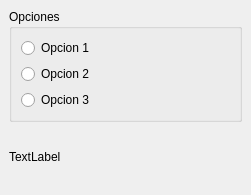
<?xml version="1.0" encoding="UTF-8"?>
<ui version="4.0">
 <class>MainWindow</class>
 <widget class="QMainWindow" name="MainWindow">
  <property name="geometry">
   <rect>
    <x>0</x>
    <y>0</y>
    <width>251</width>
    <height>195</height>
   </rect>
  </property>
  <property name="windowTitle">
   <string>MainWindow</string>
  </property>
  <widget class="QWidget" name="centralwidget">
   <layout class="QVBoxLayout" name="verticalLayout">
    <item>
     <widget class="QGroupBox" name="groupBox">
      <property name="title">
       <string>Opciones</string>
      </property>
      <layout class="QVBoxLayout" name="verticalLayout_2">
       <item>
        <widget class="QRadioButton" name="opcion1">
         <property name="text">
          <string>Opcion 1</string>
         </property>
        </widget>
       </item>
       <item>
        <widget class="QRadioButton" name="opcion2">
         <property name="text">
          <string>Opcion 2</string>
         </property>
        </widget>
       </item>
       <item>
        <widget class="QRadioButton" name="opcion3">
         <property name="text">
          <string>Opcion 3</string>
         </property>
        </widget>
       </item>
      </layout>
     </widget>
    </item>
    <item>
     <widget class="QLabel" name="etiqueta">
      <property name="text">
       <string>TextLabel</string>
      </property>
     </widget>
    </item>
   </layout>
  </widget>
 </widget>
 <resources/>
 <connections/>
</ui>
